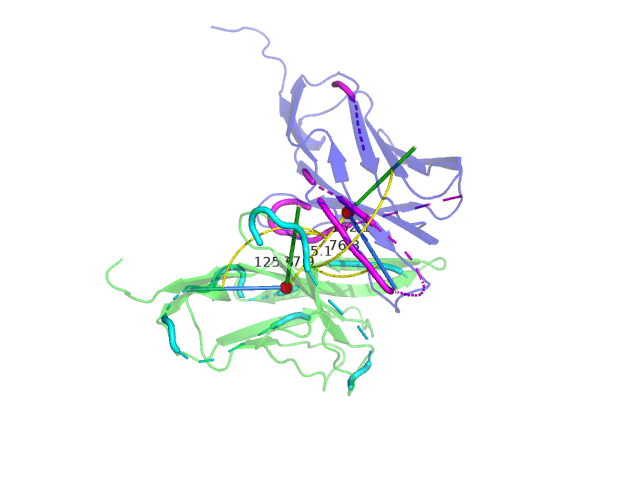

Here is the Python script that generated this plot:

from pymol import cmd, cgo
cmd.load("/workspaces/Graphormer/TRangle/trangle/testout/vis/aligned_input.pdb","input_aligned_input")
cmd.load("/workspaces/Graphormer/TRangle/trangle/testout/vis/consA.pdb","consA_aligned_input")
cmd.load("/workspaces/Graphormer/TRangle/trangle/testout/vis/consB.pdb","consB_aligned_input")
cmd.bg_color("white")
cmd.hide("everything","all")
cmd.show("cartoon","input_aligned_input")
cmd.color("blue","input_aligned_input and chain A")
cmd.color("green","input_aligned_input and chain B")
cmd.set("cartoon_transparency",0.5,"input_aligned_input")
cmd.show("cartoon","consA_aligned_input or consB_aligned_input")
cmd.color("magenta","consA_aligned_input")
cmd.color("cyan","consB_aligned_input")

cmd.pseudoatom("CAcent_aligned_input", pos=[110.54427337646486, -9.201766967773432, -72.74709320068361], color="red")
cmd.pseudoatom("CBcent_aligned_input", pos=[101.04493870127658, -20.77018125168697, -74.77665571830558], color="red")
cmd.show("spheres","CAcent_aligned_input or CBcent_aligned_input")
cmd.set("sphere_scale",1.0,"CAcent_aligned_input or CBcent_aligned_input")

cmd.pseudoatom("A1end_aligned_input", pos=[117.4643999040127, -20.710294365882866, -66.06385669112207])
cmd.pseudoatom("A2end_aligned_input", pos=[120.33423614501955, 0.30300724506378707, -66.51685228943826])
cmd.pseudoatom("B1end_aligned_input", pos=[86.54932542431811, -20.957906811495285, -70.92412961981582])
cmd.pseudoatom("B2end_aligned_input", pos=[103.10111208546618, -8.470423651856343, -66.44070325753974])

cmd.load_cgo([
        cgo.CYLINDER,110.544,-9.202,-72.747,
                     117.464,-20.710,-66.064,
                     0.3,
                     0.2,0.5,1.0,
                     0.2,0.5,1.0,
        cgo.CONE,117.464,-20.710,-66.064,
                 110.544,-9.202,-72.747,
                 0.44999999999999996,0.0,
                 0.2,0.5,1.0,
                 0.2,0.5,1.0,1.0
    ],"PC1A_aligned_input")
cmd.load_cgo([
        cgo.CYLINDER,110.544,-9.202,-72.747,
                     120.334,0.303,-66.517,
                     0.3,
                     0.1,0.8,0.1,
                     0.1,0.8,0.1,
        cgo.CONE,120.334,0.303,-66.517,
                 110.544,-9.202,-72.747,
                 0.44999999999999996,0.0,
                 0.1,0.8,0.1,
                 0.1,0.8,0.1,1.0
    ],"PC2A_aligned_input")
cmd.load_cgo([
        cgo.CYLINDER,101.045,-20.770,-74.777,
                     86.549,-20.958,-70.924,
                     0.3,
                     0.2,0.5,1.0,
                     0.2,0.5,1.0,
        cgo.CONE,86.549,-20.958,-70.924,
                 101.045,-20.770,-74.777,
                 0.44999999999999996,0.0,
                 0.2,0.5,1.0,
                 0.2,0.5,1.0,1.0
    ],"PC1B_aligned_input")
cmd.load_cgo([
        cgo.CYLINDER,101.045,-20.770,-74.777,
                     103.101,-8.470,-66.441,
                     0.3,
                     0.1,0.8,0.1,
                     0.1,0.8,0.1,
        cgo.CONE,103.101,-8.470,-66.441,
                 101.045,-20.770,-74.777,
                 0.44999999999999996,0.0,
                 0.1,0.8,0.1,
                 0.1,0.8,0.1,1.0
    ],"PC2B_aligned_input")
cmd.load_cgo([
        cgo.CYLINDER,110.544,-9.202,-72.747,
                     101.045,-20.770,-74.777,
                     0.3,
                     0.5,0.0,0.5,
                     0.5,0.0,0.5,
        cgo.CONE,101.045,-20.770,-74.777,
                 110.544,-9.202,-72.747,
                 0.44999999999999996,0.0,
                 0.5,0.0,0.5,
                 0.5,0.0,0.5,1.0
    ],"dc_aligned_input")

cmd.angle("AC1_aligned_input","A1end_aligned_input","CAcent_aligned_input","CBcent_aligned_input")
cmd.angle("AC2_aligned_input","A2end_aligned_input","CAcent_aligned_input","CBcent_aligned_input")
cmd.angle("BC1_aligned_input","B1end_aligned_input","CBcent_aligned_input","CAcent_aligned_input")
cmd.angle("BC2_aligned_input","B2end_aligned_input","CBcent_aligned_input","CAcent_aligned_input")
cmd.distance("dc_aligned_input","CAcent_aligned_input","CBcent_aligned_input")

cmd.zoom("all")
cmd.png("testout/vis/vis.png", dpi=300)
cmd.save("testout/vis/vis.pse")
cmd.quit()
